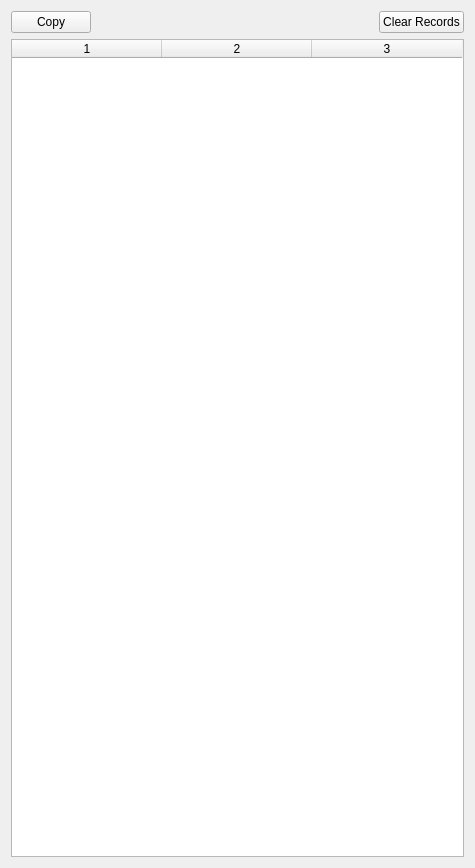
<?xml version="1.0" encoding="UTF-8"?>
<ui version="4.0">
 <class>LaserAlignment_Z_DistTable</class>
 <widget class="QWidget" name="LaserAlignment_Z_DistTable">
  <property name="geometry">
   <rect>
    <x>0</x>
    <y>0</y>
    <width>475</width>
    <height>868</height>
   </rect>
  </property>
  <property name="windowTitle">
   <string>Form</string>
  </property>
  <layout class="QVBoxLayout" name="verticalLayout">
   <item>
    <layout class="QHBoxLayout" name="horizontalLayout">
     <item>
      <widget class="QPushButton" name="pushButton_Copy">
       <property name="text">
        <string>Copy</string>
       </property>
      </widget>
     </item>
     <item>
      <spacer name="horizontalSpacer">
       <property name="orientation">
        <enum>Qt::Horizontal</enum>
       </property>
       <property name="sizeHint" stdset="0">
        <size>
         <width>40</width>
         <height>20</height>
        </size>
       </property>
      </spacer>
     </item>
     <item>
      <widget class="QPushButton" name="pushButton_Clear">
       <property name="text">
        <string>Clear Records</string>
       </property>
      </widget>
     </item>
    </layout>
   </item>
   <item>
    <widget class="QTableWidget" name="tableWidget_Z_Dists">
     <property name="sizeAdjustPolicy">
      <enum>QAbstractScrollArea::AdjustToContents</enum>
     </property>
     <property name="editTriggers">
      <set>QAbstractItemView::NoEditTriggers</set>
     </property>
     <property name="alternatingRowColors">
      <bool>true</bool>
     </property>
     <property name="selectionMode">
      <enum>QAbstractItemView::ContiguousSelection</enum>
     </property>
     <property name="sortingEnabled">
      <bool>true</bool>
     </property>
     <property name="columnCount">
      <number>3</number>
     </property>
     <attribute name="horizontalHeaderDefaultSectionSize">
      <number>150</number>
     </attribute>
     <attribute name="horizontalHeaderShowSortIndicator" stdset="0">
      <bool>true</bool>
     </attribute>
     <column/>
     <column/>
     <column/>
    </widget>
   </item>
  </layout>
 </widget>
 <resources/>
 <connections/>
</ui>
